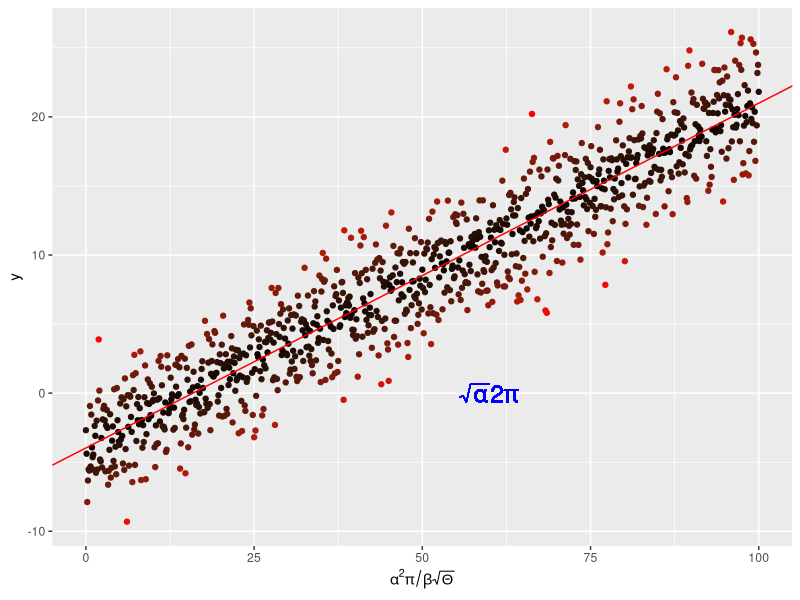

Source code (R):
require(ggplot2)
x <- seq(0, 100, by = 0.1)
y <- -4. + 0.25 * x +
  rnorm(length(x), mean = 0., sd = 2.5)

# and put them in a dataframe
my_data <- data.frame(x = x, y = y)

# perform a linear regression
my_lm <- summary(lm(y ~ x, data = my_data))

# plot the data
pdf("../results/MyLinReg.pdf", width = 11, height = 8)
p <-  ggplot(my_data, aes(x = x, y = y,
                          colour = abs(my_lm$residual))
             ) +
  geom_point() +
  scale_colour_gradient(low = "black", high = "red") +
  theme(legend.position = "none") +
  scale_x_continuous(
    expression(alpha^2 * pi / beta * sqrt(Theta)))
# add the regression line
p <- p + geom_abline(
  intercept = my_lm$coefficients[1][1],
  slope = my_lm$coefficients[2][1],
  colour = "red")
# throw some math on the plot
p <- p + geom_text(aes(x = 60, y = 0,
                       label = "sqrt(alpha) * 2* pi"), 
                       parse = TRUE, size = 6, 
                       colour = "blue")
print(p)
graphics.off();
